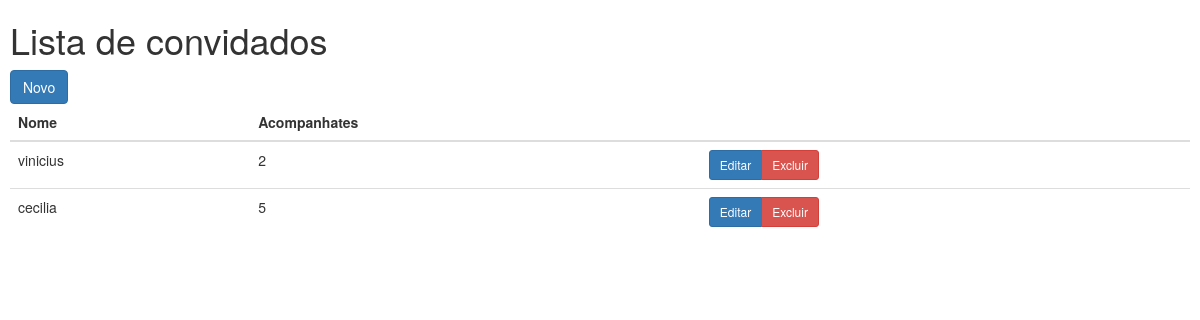
Page /convidados/ on the earlier database version.
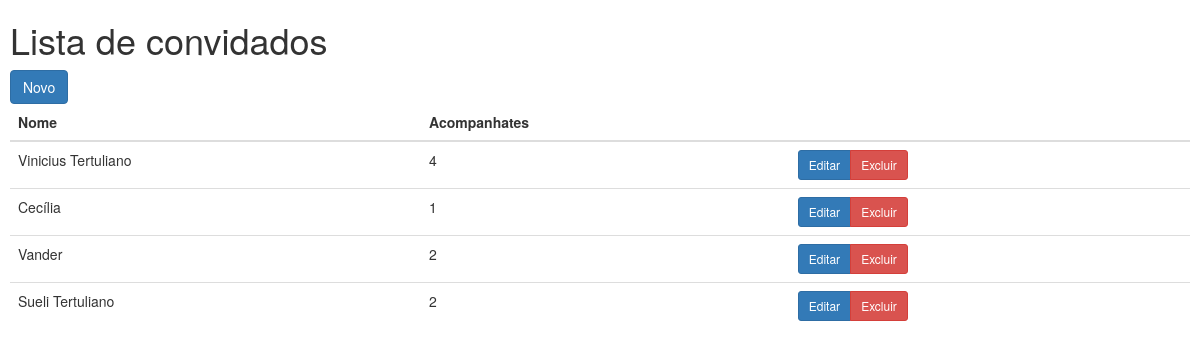
Same page on the later database version.
### models/convidado.py (models this page shows, shortened)
class Convidado(db.Model):
    __tablename__ = 'convidados'
    id = db.Column(db.Integer, primary_key=True)
    nome = db.Column(db.String(20), index=True)
    acompanhante = db.Column(db.Integer)

### festa/routes.py (the view)
@bp.route('/')
def conv():
    convidados = Convidado.query.all()
    return render_template('festa.html', convidados=convidados)

### festa/templates/festa.html
{% extends 'bootstrap/base.html' %}
{% block content %}
<div class="card bg-dark text-white " style="margin: 10px">
  <div class="card-heading">
    <h1 class="card-title">Lista de convidados</h1>
    <a href="{{ url_for('festa.create') }}" type="button" class="btn btn-primary">Novo</a>
  </div>
  <div class="card-body">
    <table class="table table-dark">
      <thead>
        <tr>
          <th scope="col">Nome</th>
          <th scope="col">Acompanhates</th>
          <th></th>
        </tr>
      </thead>
      <tbody>
        {% for convidado in convidados %}
        <tr>
          <td>{{ convidado.nome }}</td>
          <td>{{ convidado.acompanhante }}</td>
          <td>
            <div class="btn-group d-flex justify-content-end">
              <a href="{{ url_for('festa.update', id=convidado.id) }}" class="btn btn-sm btn-primary">Editar</a>
              <a href="{{ url_for('festa.delete', id=convidado.id) }}" class="delete btn btn-sm btn-danger">Excluir</a>
            </div>
          </td>
        </tr>
        {% endfor %}
      </tbody>
    </table>
  </div>
</div>
{% endblock %}

Differences in the rows shown:
removed Convidado: nome "vinicius", acompanhante "2"
changed Convidado: nome "cecilia" → "Vinicius Tertuliano"; acompanhante "5" → "4"
added Convidado: nome "Cecília", acompanhante "1"
added Convidado: nome "Vander", acompanhante "2"
added Convidado: nome "Sueli Tertuliano", acompanhante "2"
